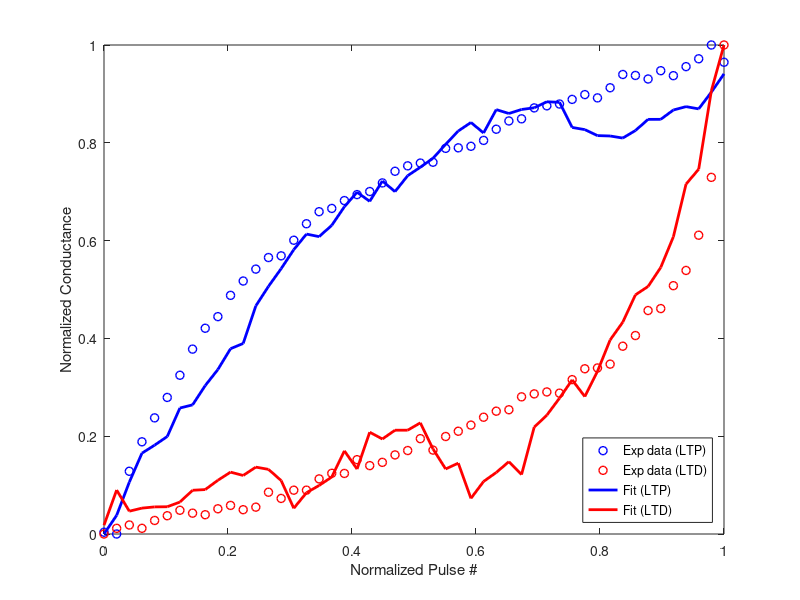

This figure's MATLAB source:
clc;
clear;
close all;
exp_LTP_raw=[0	1.1356400E-04
1	1.1355160E-04
2	1.1399247E-04
3	1.1419967E-04
4	1.1436800E-04
5	1.1451153E-04
6	1.1466753E-04
7	1.1485113E-04
8	1.1499787E-04
9	1.1507953E-04
10	1.1522900E-04
11	1.1532987E-04
12	1.1541360E-04
13	1.1549493E-04
14	1.1550687E-04
15	1.1561653E-04
16	1.1573253E-04
17	1.1581720E-04
18	1.1584000E-04
19	1.1589533E-04
20	1.1593733E-04
21	1.1595893E-04
22	1.1601947E-04
23	1.1610133E-04
24	1.1613953E-04
25	1.1615900E-04
26	1.1616487E-04
27	1.1626233E-04
28	1.1626607E-04
29	1.1627693E-04
30	1.1631820E-04
31	1.1639687E-04
32	1.1645493E-04
33	1.1647007E-04
34	1.1654680E-04
35	1.1656127E-04
36	1.1657393E-04
37	1.1660653E-04
38	1.1664027E-04
39	1.1661727E-04
40	1.1668833E-04
41	1.1678160E-04
42	1.1677480E-04
43	1.1674993E-04
44	1.1680833E-04
45	1.1677340E-04
46	1.1683687E-04
47	1.1689200E-04
48	1.1698887E-04
49	1.1686767E-04
];

exp_LTD_raw=[ 0	1.135640E-04
1	1.136020E-04
2	1.136245E-04
3	1.136022E-04
4	1.136549E-04
5	1.136868E-04
6	1.137234E-04
7	1.137039E-04
8	1.136935E-04
9	1.137334E-04
10	1.137559E-04
11	1.137273E-04
12	1.137444E-04
13	1.138445E-04
14	1.138029E-04
15	1.138583E-04
16	1.138584E-04
17	1.139341E-04
18	1.139717E-04
19	1.139707E-04
20	1.140633E-04
21	1.140233E-04
22	1.140451E-04
23	1.140951E-04
24	1.141246E-04
25	1.142045E-04
26	1.141276E-04
27	1.142188E-04
28	1.142542E-04
29	1.142954E-04
30	1.143482E-04
31	1.143889E-04
32	1.143985E-04
33	1.144853E-04
34	1.145051E-04
35	1.145181E-04
36	1.145098E-04
37	1.146009E-04
38	1.146737E-04
39	1.146791E-04
40	1.147049E-04
41	1.148253E-04
42	1.148969E-04
43	1.150649E-04
44	1.150780E-04
45	1.152319E-04
46	1.153341E-04
47	1.155708E-04
48	1.159592E-04
49	1.168482E-04
];
xf_ltp = floor(max(exp_LTP_raw(:,1)));
xf_ltd = floor(max(exp_LTD_raw(:,1)));
x_step_ltp = 1/xf_ltp;
x_step_ltd = 1/xf_ltd;
yf_ltp = max(exp_LTP_raw(:,2));
yf_ltd = max(exp_LTD_raw(:,2));
yi_ltp = min(exp_LTP_raw(:,2));
yi_ltd = min(exp_LTD_raw(:,2));

exp_LTP(:,1) = exp_LTP_raw(:,1)/xf_ltp;
exp_LTD(:,1) = exp_LTD_raw(:,1)/xf_ltd;
exp_LTP(:,2) = (exp_LTP_raw(:,2)-yi_ltp)/(yf_ltp-yi_ltp);
exp_LTD(:,2) = (exp_LTD_raw(:,2)-yi_ltd)/(yf_ltd-yi_ltd);

plot(exp_LTP(:,1), exp_LTP(:,2), 'bo', 'LineWidth', 1);
hold on;
plot(exp_LTD(:,1), exp_LTD(:,2), 'ro', 'LineWidth', 1);

xf = 1;
A_LTP = 0.4;
B_LTP = 1./(1-exp(-1./A_LTP));
A_LTD = -0.2;
B_LTD = 1./(1-exp(-1./A_LTD));

% LTP fitting
var_amp = 0.02;    % LTP cycle-to-cycle variation
rng(103);
x_ltp(1) = 0;
y_ltp(1) = 0;
for n=1:1/x_step_ltp+1
    x_ltp(n+1) = x_ltp(n)+x_step_ltp;
    y_ltp(n+1) = B_LTP(1)*(1-exp(-x_ltp(n+1)/A_LTP(1)));
    delta_y = (y_ltp(n+1)-y_ltp(n)) + randn*var_amp;
    y_ltp(n+1) = y_ltp(n) + delta_y;   
    if y_ltp(n+1)>=1
        y_ltp(n+1)=1;
    elseif y_ltp(n+1)<=0
        y_ltp(n+1)=0;
    end
    x_ltp(n+1) = -A_LTP(1)*log(1-(y_ltp(n+1))/B_LTP(1));
end
plot((0:n-1)/(n-1), y_ltp(1:n), 'b', 'linewidth', 2);

% LTD fitting
var_amp = 0.035;    % LTD cycle-to-cycle variation
rng(898);
x_ltd(1) = 1;
y_ltd(1) = 1;
for n=1:1/x_step_ltd+1
    x_ltd(n+1) = x_ltd(n)-x_step_ltd;
    y_ltd(n+1) = B_LTD(1)*(1-exp(-x_ltd(n+1)/A_LTD(1)));
    delta_y = (y_ltd(n+1)-y_ltd(n)) + randn*var_amp;
    y_ltd(n+1) = y_ltd(n) + delta_y;
    if y_ltd(n+1)>=1
        y_ltd(n+1)=1;
    elseif y_ltd(n+1)<=0
        y_ltd(n+1)=0;
    end
    x_ltd(n+1) = -A_LTD(1)*log(1-(y_ltd(n+1))/B_LTD(1));
end
x_start = numel(x_ltd(:));
x_end = numel(x_ltd(:)) - n;
plot((n-1:-1:0)/(n-1), y_ltd(1:n), 'r', 'linewidth', 2);

xlabel('Normalized Pulse #');
ylabel('Normalized Conductance');
legend('Exp data (LTP)','Exp data (LTD)', 'Fit (LTP)', 'Fit (LTD)', 'location', 'southeast');